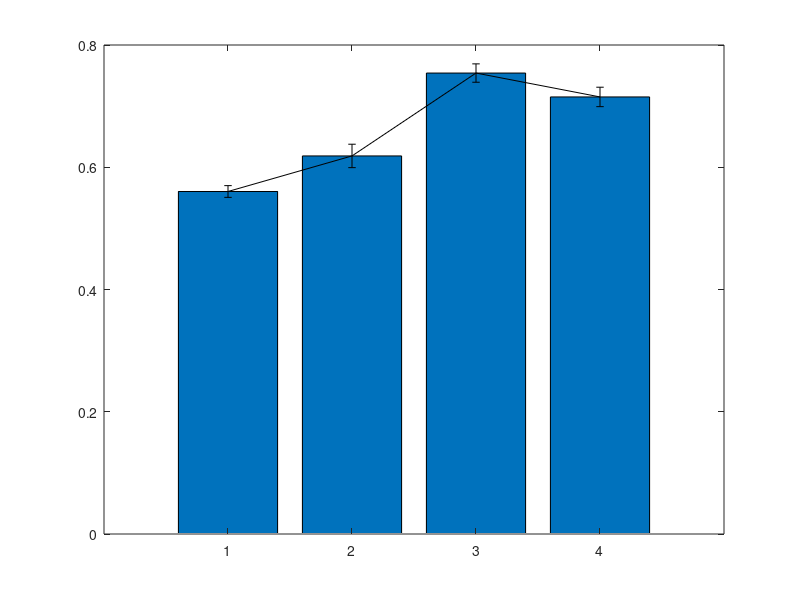

The MATLAB script that drew this image: (Note: this script raises an error after producing the figure.)

clear all
close all

load Results

%% Accuracy per task

idxTask1 =  find(Results(:,3) == 1 & Results(:,6) == 1);
idxTask2 = find(Results(:,3) == 1 & Results(:,6) == 0);
idxTask3 =  find(Results(:,3) == 1 & Results(:,7) == 1);
idxTask4 = find(Results(:,3) == 1 & Results(:,7) == 0);

figure
bar([mean(Results(idxTask1,1)), mean(Results(idxTask2,1)), mean(Results(idxTask3,2)), mean(Results(idxTask4,2))])
hold on
er = errorbar([mean(Results(idxTask1,1)), mean(Results(idxTask2,1)), mean(Results(idxTask3,2)), mean(Results(idxTask4,2))], [std(Results(idxTask1,1))./sqrt(length(idxTask1)), std(Results(idxTask2,1))./sqrt(length(idxTask2)), std(Results(idxTask3,2))./sqrt(length(idxTask3)), std(Results(idxTask4,2))./sqrt(length(idxTask4))],'k');
er.LineStyle = 'none';
title('Accuracy per Rule')
set(gca,'xticklabel', {'Rule1', 'Rule2', 'Rule3', 'Rule4'})
set(gca,'fontsize', 18);



%% Accuracy Same VS Different Subspace in Task 2 and Task 1

idxSame = find(Results(:,3) == 1 & Results(:,4) == 1);
idxDiff = find(Results(:,3) == 1 & Results(:,4) == 0);

figure
subplot(1,2,1)
bar([mean(Results(idxSame,1)), mean(Results(idxDiff,1))])
hold on
er = errorbar([mean(Results(idxSame,1)), mean(Results(idxDiff,1))], [std(Results(idxSame,1))./sqrt(length(Results(idxSame,1))), std(Results(idxDiff,1))./sqrt(length(Results(idxSame,1)))],'k');
er.LineStyle = 'none';
set(gca,'fontsize', 18);
title('Task1')
set(gca,'xticklabel', {'Same', 'Diff'})

subplot(1,2,2)
bar([mean(Results(idxSame,2)), mean(Results(idxDiff,2))])
hold on
er = errorbar([mean(Results(idxSame,2)), mean(Results(idxDiff,2))], [std(Results(idxSame,2))./sqrt(length(Results(idxSame,2))), std(Results(idxDiff,2))./sqrt(length(Results(idxSame,2)))],'k');
er.LineStyle = 'none';
set(gca,'fontsize', 18);
title('Task2')
set(gca,'xticklabel', {'Same', 'Diff'})

%sgtitle('Task by Subspace')
set(gca,'fontsize', 18);

%% Accuracy Same VS Different Subspace in Task 2 per block
figure
subplot(1,5,1)
bar([mean(Results(idxSame,13)), mean(Results(idxDiff,13))])
hold on
er = errorbar([mean(Results(idxSame,13)), mean(Results(idxDiff,13))], [std(Results(idxSame,13))./sqrt(length(idxSame)), std(Results(idxDiff,13))./sqrt(length(idxDiff))],'k');
er.LineStyle = 'none';
set(gca,'fontsize', 18);
title('Block 1')
ylim([0.5 0.85])
set(gca,'xticklabel', {'Same', 'Diff'})

subplot(1,5,2)
bar([mean(Results(idxSame,14)), mean(Results(idxDiff,14))])
hold on
er = errorbar([mean(Results(idxSame,14)), mean(Results(idxDiff,14))], [std(Results(idxSame,14))./sqrt(length(idxSame)), std(Results(idxDiff,14))./sqrt(length(idxDiff))],'k');
er.LineStyle = 'none';
set(gca,'fontsize', 18);
title('Block 2')
ylim([0.5 0.85])
set(gca,'xticklabel', {'Same', 'Diff'})

subplot(1,5,3)
bar([mean(Results(idxSame,15)), mean(Results(idxDiff,15))])
hold on
er = errorbar([mean(Results(idxSame,15)), mean(Results(idxDiff,15))], [std(Results(idxSame,15))./sqrt(length(idxSame)), std(Results(idxDiff,15))./sqrt(length(idxDiff))],'k');
er.LineStyle = 'none';
set(gca,'fontsize', 18);
title('Block 3')
ylim([0.5 0.85])
set(gca,'xticklabel', {'Same', 'Diff'})

subplot(1,5,4)
bar([mean(Results(idxSame,16)), mean(Results(idxDiff,16))])
hold on
er = errorbar([mean(Results(idxSame,16)), mean(Results(idxDiff,16))], [std(Results(idxSame,16))./sqrt(length(idxSame)), std(Results(idxDiff,16))./sqrt(length(idxDiff))],'k');
er.LineStyle = 'none';
set(gca,'fontsize', 18);
title('Block 4')
ylim([0.5 0.85])
set(gca,'xticklabel', {'Same', 'Diff'})

subplot(1,5,5)
bar([mean(Results(idxSame,17)), mean(Results(idxDiff,17))])
hold on
er = errorbar([mean(Results(idxSame,17)), mean(Results(idxDiff,17))], [std(Results(idxSame,17))./sqrt(length(idxSame)), std(Results(idxDiff,17))./sqrt(length(idxDiff))],'k');
er.LineStyle = 'none';
set(gca,'fontsize', 18);
title('Block 5')
ylim([0.5 0.85])
set(gca,'xticklabel', {'Same', 'Diff'})

%sgtitle('Task 2 - Same vs Diff Subspace')
set(gca,'fontsize', 18);


%% Good and bad perfomer based on median last block task 1

idxSameGood = find(Results(:,3) == 1 & Results(:,4) == 1 & Results(:,12) > median(Results(idxSame,12)));
idxSameBad = find(Results(:,3) == 1 & Results(:,4) == 1 & Results(:,12) <= median(Results(idxSame,12)));

idxDiffGood = find(Results(:,3) == 1 & Results(:,4) == 0 & Results(:,12) > median(Results(idxDiff,12)));
idxDiffBad = find(Results(:,3) == 1 & Results(:,4) == 0 & Results(:,12) <= median(Results(idxDiff,12)));

figure
subplot(1,2,1)
bar([mean(Results(idxSameGood, 2)), mean(Results(idxSameBad, 2))])
hold on
er = errorbar([mean(Results(idxSameGood, 2)), mean(Results(idxSameBad, 2))], [std(Results(idxSameGood, 2))./sqrt(length(idxSameGood)), std(Results(idxSameBad, 2))./sqrt(length(idxSameGood))],'k');
er.LineStyle = 'none';
set(gca,'fontsize', 18);
title('Same Subspace')
ylim([0.5 0.85])
set(gca,'xticklabel', {'Good', 'Bad'})

subplot(1,2,2)
bar([mean(Results(idxDiffGood, 2)), mean(Results(idxDiffBad, 2))])
hold on
er = errorbar([mean(Results(idxDiffGood, 2)), mean(Results(idxDiffBad, 2))], [std(Results(idxDiffGood, 2))./sqrt(length(idxDiffGood)), std(Results(idxDiffBad, 2))./sqrt(length(idxDiffGood))],'k');
er.LineStyle = 'none';
set(gca,'fontsize', 18);
title('Diff Subspace')
ylim([0.5 0.85])
set(gca,'xticklabel', {'Good', 'Bad'})

%sgtitle('Good and Bad performer')
set(gca,'fontsize', 18);

%% Good and bad performer per block based on median last block task 1
% Same
figure
subplot(1,5,1)
bar([mean(Results(idxSameGood,13)), mean(Results(idxSameBad,13))])
hold on
er = errorbar([mean(Results(idxSameGood,13)), mean(Results(idxSameBad,13))], [std(Results(idxSameGood,13))./sqrt(length(idxSameGood)), std(Results(idxSameBad,13))./sqrt(length(idxSameBad))],'k');
er.LineStyle = 'none';
set(gca,'fontsize', 18);
title('Block 1')
ylim([0.5 0.90])
set(gca,'xticklabel', {'Good', 'Bad'})

subplot(1,5,2)
bar([mean(Results(idxSameGood,14)), mean(Results(idxSameBad,14))])
hold on
er = errorbar([mean(Results(idxSameGood,14)), mean(Results(idxSameBad,14))], [std(Results(idxSameGood,14))./sqrt(length(idxSameGood)), std(Results(idxSameBad,14))./sqrt(length(idxSameBad))],'k');
er.LineStyle = 'none';
set(gca,'fontsize', 18);
title('Block 2')
ylim([0.5 0.90])
set(gca,'xticklabel', {'Good', 'Bad'})

subplot(1,5,3)
bar([mean(Results(idxSameGood,15)), mean(Results(idxSameBad,15))])
hold on
er = errorbar([mean(Results(idxSameGood,15)), mean(Results(idxSameBad,15))], [std(Results(idxSameGood,15))./sqrt(length(idxSameGood)), std(Results(idxSameBad,15))./sqrt(length(idxSameBad))],'k');
er.LineStyle = 'none';
set(gca,'fontsize', 18);
title('Block 3')
ylim([0.5 0.90])
set(gca,'xticklabel', {'Good', 'Bad'})

subplot(1,5,4)
bar([mean(Results(idxSameGood,16)), mean(Results(idxSameBad,16))])
hold on
er = errorbar([mean(Results(idxSameGood,16)), mean(Results(idxSameBad,16))], [std(Results(idxSameGood,16))./sqrt(length(idxSameGood)), std(Results(idxSameBad,16))./sqrt(length(idxSameBad))],'k');
er.LineStyle = 'none';
set(gca,'fontsize', 18);
title('Block 4')
ylim([0.5 0.90])
set(gca,'xticklabel', {'Good', 'Bad'})

subplot(1,5,5)
bar([mean(Results(idxSameGood,17)), mean(Results(idxSameBad,17))])
hold on
er = errorbar([mean(Results(idxSameGood,17)), mean(Results(idxSameBad,17))], [std(Results(idxSameGood,17))./sqrt(length(idxSameGood)), std(Results(idxSameBad,17))./sqrt(length(idxSameBad))],'k');
er.LineStyle = 'none';
set(gca,'fontsize', 18);
title('Block 5')
ylim([0.5 0.90])
set(gca,'xticklabel', {'Good', 'Bad'})

%sgtitle('Task 2 Same Subspace - Good and Bad performer')

% Diff
figure
subplot(1,5,1)
bar([mean(Results(idxDiffGood,13)), mean(Results(idxDiffBad,13))])
hold on
er = errorbar([mean(Results(idxDiffGood,13)), mean(Results(idxDiffBad,13))], [std(Results(idxDiffGood,13))./sqrt(length(idxDiffGood)), std(Results(idxDiffBad,13))./sqrt(length(idxDiffBad))],'k');
er.LineStyle = 'none';
set(gca,'fontsize', 18);
title('Block 1')
ylim([0.5 0.90])
set(gca,'xticklabel', {'Good', 'Bad'})

subplot(1,5,2)
bar([mean(Results(idxDiffGood,14)), mean(Results(idxDiffBad,14))])
hold on
er = errorbar([mean(Results(idxDiffGood,14)), mean(Results(idxDiffBad,14))], [std(Results(idxDiffGood,14))./sqrt(length(idxDiffGood)), std(Results(idxDiffBad,14))./sqrt(length(idxDiffBad))],'k');
er.LineStyle = 'none';
set(gca,'fontsize', 18);
title('Block 2')
ylim([0.5 0.90])
set(gca,'xticklabel', {'Good', 'Bad'})

subplot(1,5,3)
bar([mean(Results(idxDiffGood,15)), mean(Results(idxDiffBad,15))])
hold on
er = errorbar([mean(Results(idxDiffGood,15)), mean(Results(idxDiffBad,15))], [std(Results(idxDiffGood,15))./sqrt(length(idxDiffGood)), std(Results(idxDiffBad,15))./sqrt(length(idxDiffBad))],'k');
er.LineStyle = 'none';
set(gca,'fontsize', 18);
title('Block 3')
ylim([0.5 0.90])
set(gca,'xticklabel', {'Good', 'Bad'})

subplot(1,5,4)
bar([mean(Results(idxDiffGood,16)), mean(Results(idxDiffBad,16))])
hold on
er = errorbar([mean(Results(idxDiffGood,16)), mean(Results(idxDiffBad,16))], [std(Results(idxDiffGood,16))./sqrt(length(idxDiffGood)), std(Results(idxDiffBad,16))./sqrt(length(idxDiffBad))],'k');
er.LineStyle = 'none';
set(gca,'fontsize', 18);
title('Block 4')
ylim([0.5 0.90])
set(gca,'xticklabel', {'Good', 'Bad'})

subplot(1,5,5)
bar([mean(Results(idxDiffGood,17)), mean(Results(idxDiffBad,17))])
hold on
er = errorbar([mean(Results(idxDiffGood,17)), mean(Results(idxDiffBad,17))], [std(Results(idxDiffGood,17))./sqrt(length(idxDiffGood)), std(Results(idxDiffBad,17))./sqrt(length(idxDiffBad))],'k');
er.LineStyle = 'none';
set(gca,'fontsize', 18);
ylim([0.5 0.90])
set(gca,'xticklabel', {'Good', 'Bad'})

%sgtitle('Task 2 Diff Subspace - Good and Bad performer')
set(gca,'fontsize', 18);

%% Plot Correlation
h = figure('Color', [1 1 1]);
s1 = plot(Results(idxSame, 1), Results(idxSame, 2), 'k+', Results(idxDiff, 1), Results(idxDiff, 2), 'ro');
set(s1, 'MarkerSize', 7, 'LineWidth', 1.5);
%%% regression line
hold on
l = lsline ;
set(l,'LineWidth', 2)
%%% axis display 
xlabel('Task 1', 'FontSize', 15)
ylabel('Task 2', 'FontSize', 15)
set(gca, 'FontSize', 15, 'YMinorTick','on','XMinorTick','on')
legend('Same Subspace', 'Different Subspace')
title('Overall Correlation')

%% Correlation by Rule
idxSameSub = find(Results(:,3) == 1 & Results(:,4) == 1 & Results(:,7) == 1);
idxDiffSub = find(Results(:,3) == 1 & Results(:,4) == 0 & Results(:,7) == 1);

idxSameAdd = find(Results(:,3) == 1 & Results(:,4) == 1 & Results(:,7) == 0);
idxDiffAdd = find(Results(:,3) == 1 & Results(:,4) == 0 & Results(:,7) == 0);


h = figure('Color', [1 1 1]);
s1 = plot(Results(idxSameSub, 1), Results(idxSameSub, 2), 'k+', Results(idxDiffSub, 1), Results(idxDiffSub, 2), 'ro');
set(s1, 'MarkerSize', 7, 'LineWidth', 1.5);
%%% regression line
hold on
l = lsline ;
set(l,'LineWidth', 2)
%%% axis display 
xlabel('Task 1', 'FontSize', 15)
ylabel('Task 2', 'FontSize', 15)
set(gca, 'FontSize', 15, 'YMinorTick','on','XMinorTick','on')
legend('Same Subspace', 'Different Subspace')
title('Subtraction Sign Correlation')



%sgtitle('Task1 Task2 For Subtraction subspace')
h = figure('Color', [1 1 1]);
s1 = plot(Results(idxSameAdd, 1), Results(idxSameAdd, 2), 'k+', Results(idxDiffAdd, 1), Results(idxDiffAdd, 2), 'ro');
set(s1, 'MarkerSize', 7, 'LineWidth', 1.5);
%%% regression line
hold on
l = lsline ;
set(l,'LineWidth', 2)
%%% axis display 
xlabel('Task 1', 'FontSize', 15)
ylabel('Task 2', 'FontSize', 15)
set(gca, 'FontSize', 15, 'YMinorTick','on','XMinorTick','on')
legend('Same Subspace', 'Different Subspace')
title('Addition Sign Correlation')


%% 12 secs VS 2 Min
idx12 = find(Results(:,3) == 1 & Results(:,5) == 1);
idx2 = find(Results(:,3) == 1 & Results(:,5) == 0);

figure
subplot(1,2,1)
bar([mean(Results(idx12,1)), mean(Results(idx2,1))])
hold on
er = errorbar([mean(Results(idx12,1)), mean(Results(idx2,1))], [std(Results(idx12,1))./sqrt(length(idx12)), std(Results(idx2,1))./sqrt(length(idx2))],'k');
er.LineStyle = 'none';
set(gca,'fontsize', 18);
title('Task1')
set(gca,'xticklabel', {'12sec', '2min'})

subplot(1,2,2)
bar([mean(Results(idx12,2)), mean(Results(idx2,2))])
hold on
er = errorbar([mean(Results(idx12,2)), mean(Results(idx2,2))], [std(Results(idx12,2))./sqrt(length(idx12)), std(Results(idx2,2))./sqrt(length(idx2))],'k');
er.LineStyle = 'none';
set(gca,'fontsize', 18);
title('Task2')
set(gca,'xticklabel', {'12sec', '2min'})

%sgtitle('Task by Time')

%% Time per Task
idxTask1sec =  find(Results(:,3) == 1 & Results(:,6) == 1 & Results(:,5) == 1);
idxTask1min = find(Results(:,3) == 1 & Results(:,6) == 1 & Results(:,5) == 0);

idxTask2sec =  find(Results(:,3) == 1 & Results(:,6) == 0 & Results(:,5) == 1);
idxTask2min = find(Results(:,3) == 1 & Results(:,6) == 0 & Results(:,5) == 0);

idxTask3sec =  find(Results(:,3) == 1 & Results(:,7) == 1 & Results(:,5) == 1);
idxTask3min = find(Results(:,3) == 1 & Results(:,7) == 1 & Results(:,5) == 0);

idxTask4sec =  find(Results(:,3) == 1 & Results(:,7) == 0 & Results(:,5) == 1);
idxTask4min = find(Results(:,3) == 1 & Results(:,7) == 0 & Results(:,5) == 0);

figure
subplot(1,4,1)
bar([mean(Results(idxTask1sec,1)), mean(Results(idxTask1min,1))])
hold on
er = errorbar([mean(Results(idxTask1sec,1)), mean(Results(idxTask1min,1))], [std(Results(idxTask1sec,1))/length(idxTask1sec), std(Results(idxTask1min,1))/length(idxTask1min)],'k');
er.LineStyle = 'none';
set(gca,'fontsize', 18);
title('Rule1')
set(gca,'xticklabel', {'Sec', 'Min'})


subplot(1,4,2)
bar([mean(Results(idxTask2sec,1)), mean(Results(idxTask2min,1))])
hold on
er = errorbar([mean(Results(idxTask2sec,1)), mean(Results(idxTask2min,1))], [std(Results(idxTask2sec,1))/length(idxTask2sec), std(Results(idxTask2min,1))/length(idxTask2min)],'k');
er.LineStyle = 'none';
set(gca,'fontsize', 18);
title('Rule2')
set(gca,'xticklabel', {'Sec', 'Min'})

subplot(1,4,3)
bar([mean(Results(idxTask3sec,2)), mean(Results(idxTask3min,2))])
hold on
er = errorbar([mean(Results(idxTask3sec,2)), mean(Results(idxTask3min,2))], [std(Results(idxTask3sec,2))/length(idxTask3sec), std(Results(idxTask3min,2))/length(idxTask3min)],'k');
er.LineStyle = 'none';
set(gca,'fontsize', 18);
title('Rule3')
set(gca,'xticklabel', {'Sec', 'Min'})

subplot(1,4,4)
bar([mean(Results(idxTask4sec,2)), mean(Results(idxTask4min,2))])
hold on
er = errorbar([mean(Results(idxTask4sec,2)), mean(Results(idxTask4min,2))], [std(Results(idxTask4sec,2))/length(idxTask4sec), std(Results(idxTask4min,2))/length(idxTask4min)],'k');
er.LineStyle = 'none';
set(gca,'fontsize', 18);
title('Rule4')
set(gca,'xticklabel', {'Sec', 'Min'})

%sgtitle('Rule by Time')
set(gca,'fontsize', 18);

%% Time By Subspace
secSame = find(Results(:,3) == 1 & Results(:,5) == 1 & Results(:,4) == 1);
secDiff = find(Results(:,3) == 1 & Results(:,5) == 1 & Results(:,4) == 0);
minSame = find(Results(:,3) == 1 & Results(:,5) == 0 & Results(:,4) == 1);
minDiff = find(Results(:,3) == 1 & Results(:,5) == 0 & Results(:,4) == 0);

figure
subplot(1,2,1)
bar([mean(Results(secSame,2)), mean(Results(minSame,2))])
hold on 
er = errorbar([mean(Results(secSame,2)), mean(Results(minSame,2))], [std(Results(secSame,2))./sqrt(length(secSame)), std(Results(minSame,2))./sqrt(length(secSame))],'k');
er.LineStyle = 'none';
set(gca,'fontsize', 18);
title('Same Subspace')
set(gca,'xticklabel', {'12sec', '2min'})

subplot(1,2,2)
bar([mean(Results(secDiff,2)), mean(Results(minDiff,2))])
hold on
er = errorbar([mean(Results(secDiff,2)), mean(Results(minDiff,2))], [std(Results(secDiff,2))./sqrt(length(secDiff)), std(Results(minDiff,2))./sqrt(length(secDiff))],'k');
er.LineStyle = 'none';
set(gca,'fontsize', 18);
title('Diff Subspace')
set(gca,'xticklabel', {'12sec', '2min'})

%sgtitle('Task2')

%% Time By Subspace By perfomer 

idxSameGoodLong = find(Results(:,3) == 1 & Results(:,4) == 1 & Results(:,5) == 0 & Results(:,12) > median(Results(minSame,12)));
idxSameBadLong = find(Results(:,3) == 1 & Results(:,4) == 1 & Results(:,5) == 0 & Results(:,12) <= median(Results(minSame,12)));

idxDiffGoodLong = find(Results(:,3) == 1 & Results(:,4) == 0 & Results(:,5) == 0 & Results(:,12) > median(Results(minDiff,12)));
idxDiffBadLong = find(Results(:,3) == 1 & Results(:,4) == 0 & Results(:,5) == 0 & Results(:,12) <= median(Results(minDiff,12)));

idxSameGoodShort = find(Results(:,3) == 1 & Results(:,4) == 1 & Results(:,5) == 1 & Results(:,12) > median(Results(minSame,12)));
idxSameBadShort = find(Results(:,3) == 1 & Results(:,4) == 1 & Results(:,5) == 1 & Results(:,12) <= median(Results(minSame,12)));

idxDiffGoodShort = find(Results(:,3) == 1 & Results(:,4) == 0 & Results(:,5) == 1 & Results(:,12) > median(Results(minDiff,12)));
idxDiffBadShort = find(Results(:,3) == 1 & Results(:,4) == 0 & Results(:,5) == 1 & Results(:,12) <= median(Results(minDiff,12)));




subplot(2,2,1)
bar([mean(Results(idxSameGoodLong,2)), mean(Results(idxSameGoodShort,2))])
hold on
er = errorbar([mean(Results(idxSameGoodLong,2)), mean(Results(idxSameGoodShort,2))], [std(Results(idxSameGoodLong,2))/sqrt(length(idxSameGoodLong)), std(Results(idxSameGoodShort,2))/sqrt(length(idxSameGoodShort))],'k');
er.LineStyle = 'none';
set(gca,'fontsize', 18);
title('Same Subspace - Good Perf')
set(gca,'xticklabel', {'2min', '12sec'})

subplot(2,2,2)
bar([mean(Results(idxSameBadLong,2)), mean(Results(idxSameBadShort,2))])
hold on
er = errorbar([mean(Results(idxSameBadLong,2)), mean(Results(idxSameBadShort,2))], [std(Results(idxSameBadLong,2))/sqrt(length(idxSameBadLong)), std(Results(idxSameBadShort,2))/sqrt(length(idxSameBadShort))],'k');
er.LineStyle = 'none';
set(gca,'fontsize', 18);
title('Same Subspace - Bad Perf')
set(gca,'xticklabel', {'2min', '12sec'})

subplot(2,2,3)
bar([mean(Results(idxDiffGoodLong,2)), mean(Results(idxDiffGoodShort,2))])
hold on
er = errorbar([mean(Results(idxDiffGoodLong,2)), mean(Results(idxDiffGoodShort,2))], [std(Results(idxDiffGoodLong,2))/sqrt(length(idxDiffGoodLong)), std(Results(idxDiffGoodShort,2))/sqrt(length(idxDiffGoodShort))],'k');
er.LineStyle = 'none';
set(gca,'fontsize', 18);
title('Same Subspace - Good Perf')
set(gca,'xticklabel', {'2min', '12sec'})

subplot(2,2,4)
bar([mean(Results(idxDiffBadLong,2)), mean(Results(idxDiffBadShort,2))])
hold on
er = errorbar([mean(Results(idxDiffBadLong,2)), mean(Results(idxDiffBadShort,2))], [std(Results(idxDiffBadLong,2))/sqrt(length(idxDiffBadLong)), std(Results(idxDiffBadShort,2))/sqrt(length(idxDiffBadShort))],'k');
er.LineStyle = 'none';
set(gca,'fontsize', 18);
title('Same Subspace - Good Perf')
set(gca,'xticklabel', {'2min', '12sec'})

%sgtitle('Task2 - Subspace, Performance, Time')

%% Declarations by rule

Dec_Rule1 = find(Results(:,6) == 1 & Results(:,26) == 1);
Not_Dec_Rule1 = find(Results(:,6) == 1 & Results(:,26) == 0);
Dec_Rule2 = find(Results(:,6) == 0 & Results(:,27) == 1);
Not_Dec_Rule2 = find(Results(:,6) == 0 & Results(:,27) == 0);
Dec_Rule3 = find(Results(:,7) == 1 & Results(:,28) == 1);
Not_Dec_Rule3 = find(Results(:,7) == 1 & Results(:,28) == 0);
Dec_Rule4 = find(Results(:,7) == 0 & Results(:,29) == 1);
Not_Dec_Rule4 = find(Results(:,7) == 0 & Results(:,29) == 0);



subplot(2,2,1)
bar([mean(Results(Dec_Rule1,1)), mean(Results(Not_Dec_Rule1,1))])
hold on
er = errorbar([mean(Results(Dec_Rule1,1)), mean(Results(Not_Dec_Rule1,1))], [std(Results(Dec_Rule1,1))/sqrt(length(Dec_Rule1)), std(Results(Not_Dec_Rule1,1))/sqrt(length(Not_Dec_Rule1))],'k');
er.LineStyle = 'none';
set(gca,'fontsize', 18);
title('Rule 1')
set(gca,'xticklabel', {'Dec', 'NotDec'})

subplot(2,2,2)
bar([mean(Results(Dec_Rule2,1)), mean(Results(Not_Dec_Rule2,1))])
hold on
er = errorbar([mean(Results(Dec_Rule2,1)), mean(Results(Not_Dec_Rule2,1))], [std(Results(Dec_Rule2,1))/sqrt(length(Dec_Rule2)), std(Results(Not_Dec_Rule2,1))/sqrt(length(Not_Dec_Rule2))],'k');
er.LineStyle = 'none';
set(gca,'fontsize', 18);
title('Rule 2')
set(gca,'xticklabel', {'Dec', 'NotDec'})

subplot(2,2,3)
bar([mean(Results(Dec_Rule3,2)), mean(Results(Not_Dec_Rule3,2))])
hold on
er = errorbar([mean(Results(Dec_Rule3,2)), mean(Results(Not_Dec_Rule3,2))], [std(Results(Dec_Rule3,2))/sqrt(length(Dec_Rule3)), std(Results(Not_Dec_Rule3,2))/sqrt(length(Not_Dec_Rule3))],'k');
er.LineStyle = 'none';
set(gca,'fontsize', 18);
title('Rule 3')
set(gca,'xticklabel', {'Dec', 'NotDec'})

subplot(2,2,4)
bar([mean(Results(Dec_Rule4,2)), mean(Results(Not_Dec_Rule4,2))])
hold on
er = errorbar([mean(Results(Dec_Rule4,2)), mean(Results(Not_Dec_Rule4,2))], [std(Results(Dec_Rule4,2))/sqrt(length(Dec_Rule4)), std(Results(Not_Dec_Rule4,2))/sqrt(length(Not_Dec_Rule4))],'k');
er.LineStyle = 'none';
set(gca,'fontsize', 18);
title('Rule 3')
set(gca,'xticklabel', {'Dec', 'NotDec'})

%% Declaration on Task 1 --> effect on performance on task 2 AND declaration

% Col 1 = mean accuracy task 1
% Col 2 = mean accuracy task 2
% Col 3 = 1 if at least 1 task is above chance
% Col 4 = 1 if same subspace 0 if not
% Col 5 = 1 if 12 seconds, 0 if 2 minutes (break)
% Col 6 = 1 if Task 1, 0 if 2
% Col 7 = 1 if Task 3, 0 if 4
% Col 8 to 12 = mean accuracy for task 1, block 1 to 5
% Col 13 to 17 = mean accuracy for task 2, block 1 to 5
% Col 18 to 21 = break length task 1
% Col 22 to 25 = break length task 2
% Col 26 to 29 = declaration on task 1 to 4
figure
SameSub_Dec_T1 = find(Results(:,4) == 1 & (Results(:,26) == 1 | Results(:,27) == 1));
SameSub_NDec_T1 = find(Results(:,4) == 1 & (Results(:,26) == 0 & Results(:,27) == 0));

DiffSub_Dec_T1 = find(Results(:,4) == 0 & (Results(:,26) == 1 | Results(:,27) == 1));
DiffSub_NDec_T1 = find(Results(:,4) == 0 & (Results(:,26) == 0 & Results(:,27) == 0));

subplot(2,2,1)
bar([mean(Results(SameSub_Dec_T1,2)), mean(Results(SameSub_NDec_T1,2))])
hold on
er = errorbar([mean(Results(SameSub_Dec_T1,2)), mean(Results(SameSub_NDec_T1,2))], [std(Results(SameSub_Dec_T1,2))/sqrt(length(SameSub_Dec_T1)), std(Results(SameSub_NDec_T1,2))/sqrt(length(SameSub_NDec_T1))],'k');
er.LineStyle = 'none';
set(gca,'fontsize', 18);
title('Task 2 - Same Subspace')
set(gca,'xticklabel', {'Dec', 'NotDec'})

subplot(2,2,2)
bar([mean(Results(DiffSub_Dec_T1,2)), mean(Results(DiffSub_NDec_T1,2))])
hold on
er = errorbar([mean(Results(DiffSub_Dec_T1,2)), mean(Results(DiffSub_NDec_T1,2))], [std(Results(DiffSub_Dec_T1,2))/sqrt(length(DiffSub_Dec_T1)), std(Results(DiffSub_NDec_T1,2))/sqrt(length(DiffSub_NDec_T1))],'k');
er.LineStyle = 'none';
set(gca,'fontsize', 18);
title('Task 2 - Diff Subspace')
set(gca,'xticklabel', {'Dec', 'NotDec'})